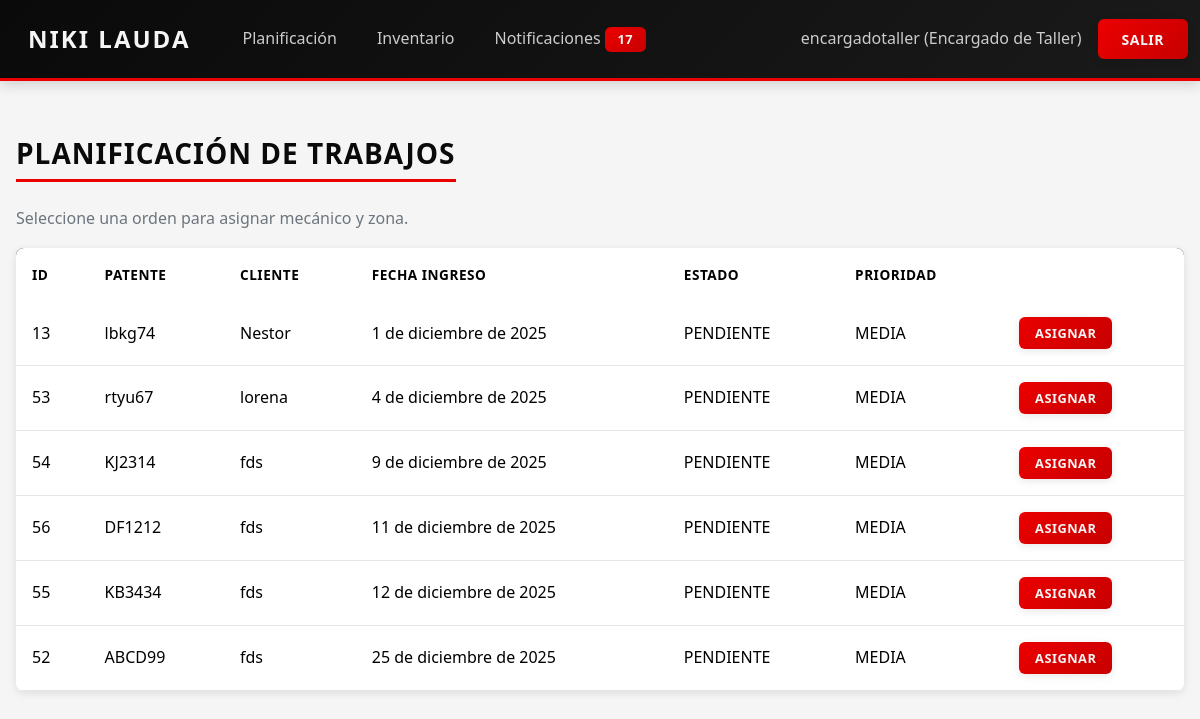
/encargado/planificacion/ (signed in), run on the app's committed database.
### core/models.py (models this page shows, shortened)
class PerfilUsuario(models.Model):
    usuario = models.OneToOneField(settings.AUTH_USER_MODEL, on_delete=models.CASCADE)
    rol = models.CharField(max_length=30, choices=RolUsuario.choices)

class OrdenTrabajo(models.Model):
    PRIORIDAD_CHOICES = [
        ("BAJA", "Baja"),
        ("MEDIA", "Media"),
        ("ALTA", "Alta"),
    ]
    cliente = models.ForeignKey(Cliente, on_delete=models.PROTECT)
    vehiculo = models.ForeignKey(Vehiculo, on_delete=models.PROTECT)
    mecanico = models.ForeignKey(Mecanico, on_delete=models.SET_NULL, null=True, blank=True)
    zona_trabajo = models.ForeignKey(ZonaTrabajo, on_delete=models.SET_NULL, null=True, blank=True)
    fecha_ingreso = models.DateField()
    fecha_estimada_entrega = models.DateField(blank=True, null=True)
    fecha_entrega_real = models.DateField(blank=True, null=True)
    motivo_ingreso = models.CharField(max_length=200)
    descripcion_problema = models.TextField()
    observaciones_iniciales = models.TextField(blank=True, null=True)
    estado = models.ForeignKey(EstadoOT, on_delete=models.PROTECT)
    prioridad = models.CharField(max_length=10, choices=PRIORIDAD_CHOICES, default="MEDIA")
    en_lista_espera = models.BooleanField(
        default=False,
        help_text="True si la OT está en lista de espera (RF11)."
    )
    creado_en = models.DateTimeField(auto_now_add=True)
    actualizado_en = models.DateTimeField(auto_now=True)

class Vehiculo(models.Model):
    cliente = models.ForeignKey(Cliente, on_delete=models.CASCADE, related_name="vehiculos")
    patente = models.CharField(max_length=10, unique=True)
    marca = models.ForeignKey(MarcaVehiculo, on_delete=models.PROTECT)
    modelo = models.ForeignKey(ModeloVehiculo, on_delete=models.PROTECT)
    anio = models.PositiveIntegerField()
    kilometraje = models.PositiveIntegerField()
    fecha_ultimo_servicio = models.DateField(blank=True, null=True)
    golpes_observados = models.TextField(blank=True, null=True)

class Cliente(models.Model):
    rut = models.CharField(max_length=12, unique=True)
    nombre = models.CharField(max_length=150)
    telefono = models.CharField(max_length=20)
    email = models.EmailField(blank=True, null=True)
    direccion = models.CharField(max_length=200, blank=True, null=True)

class EstadoOT(models.Model):
    nombre = models.CharField(max_length=50, unique=True)

### core/views.py (the view)
# urls.py: path("encargado/planificacion/", views.planificacion, name="planificacion"),
@login_required
@requiere_rol("ENCARGADO_TALLER")
def planificacion(request):
    pendientes = OrdenTrabajo.objects.filter(
        estado__nombre__in=["PENDIENTE", "EN_ESPERA"]
    ).order_by("fecha_ingreso")
    mecanicos = Mecanico.objects.all().order_by("especialidad__nombre", "nombre")
    zonas = ZonaTrabajo.objects.filter(activa=True)
    return render(request, "core/encargado/planificacion.html", {
        "pendientes": pendientes,
        "mecanicos": mecanicos,
        "zonas": zonas,
    })

### core/context_processors.py (called while the page is built)
def notificaciones(request):
    context = {
        'notif_no_leidas': 0,
    }
    if request.user.is_authenticated:
        try:
            perfil = request.user.perfilusuario
            context['notif_no_leidas'] = perfil.notificaciones_recibidas.filter(leida=False).count()
        except (PerfilUsuario.DoesNotExist, AttributeError):
            pass
    return context

### core/templates/core/encargado/planificacion.html
{% extends "core/base.html" %}
{% block content %}
<h3>Planificación de Trabajos</h3>
<p class="text-muted">Seleccione una orden para asignar mecánico y zona.</p>
<table class="table table-hover">
    <thead>
        <tr>
            <th>ID</th>
            <th>Patente</th>
            <th>Cliente</th>
            <th>Fecha ingreso</th>
            <th>Estado</th>
            <th>Prioridad</th>
            <th></th>
        </tr>
    </thead>
    <tbody>
        {% for ot in pendientes %}
        <tr>
            <td>{{ ot.id }}</td>
            <td>{{ ot.vehiculo.patente }}</td>
            <td>{{ ot.cliente.nombre }}</td>
            <td>{{ ot.fecha_ingreso }}</td>
            <td>{{ ot.estado.nombre }}</td>
            <td>{{ ot.prioridad }}</td>
            <td>
                <a href="{% url 'detalle_ot' ot.id %}" class="btn btn-primary btn-sm">
                    Asignar
                </a>
            </td>
        </tr>
        {% empty %}
        <tr>
            <td colspan="7">No hay órdenes pendientes.</td>
        </tr>
        {% endfor %}
    </tbody>
</table>
{% endblock %}

### core/templates/core/navbar.html (shortened to what this page needs)
<nav class="navbar navbar-expand-lg navbar-dark bg-dark">
    <div class="container-fluid">
        <a class="navbar-brand" href="{% url 'dashboard' %}">Niki Lauda</a>
        <ul class="navbar-nav me-auto">
            {% if user.is_authenticated and user.perfilusuario %}
                {% if user.perfilusuario.rol == "ENCARGADO_TALLER" %}
                    <li class="nav-item">
                        <a class="nav-link" href="{% url 'planificacion' %}">Planificación</a>
                    </li>
                    <li class="nav-item">
                        <a class="nav-link" href="{% url 'inventario' %}">Inventario</a>
                    </li>
                {% endif %}
                <li class="nav-item">
                    <a class="nav-link" href="{% url 'notificaciones' %}">
                        Notificaciones
                        {% if notif_no_leidas > 0 %}
                            <span class="badge bg-danger">{{ notif_no_leidas }}</span>
                        {% endif %}
                    </a>
                </li>
            {% endif %}
        </ul>
        {% if user.is_authenticated %}
            <span class="navbar-text text-white me-3">
                {{ user.username }}{% if user.perfilusuario %} ({{ user.perfilusuario.get_rol_display }}){% endif %}
            </span>
            <a class="btn btn-danger" href="{% url 'logout' %}">Salir</a>
        {% else %}
            <a class="btn btn-primary" href="{% url 'login' %}">Iniciar Sesión</a>
            <a class="btn btn-outline-light ms-2" href="{% url 'registro' %}">Registrarse</a>
        {% endif %}
    </div>
</nav>

### core/static/core/style.css (style rules this page uses)
:root { --color-negro: #0A0A0A; --color-rojo: #EB0000; --color-blanco: #F5F5F5; --color-gris: #CCCCCC; --color-gris-oscuro: #333333; --color-gris-claro: #E5E5E5; --sombra-suave: 0 2px 8px rgba(0, 0, 0, 0.1); --sombra-media: 0 4px 12px rgba(0, 0, 0, 0.15); --sombra-fuerte: 0 6px 20px rgba(235, 0, 0, 0.2); --transicion: none; }
* { margin: 0; padding: 0; box-sizing: border-box; }
body { font-family: 'Segoe UI', Tahoma, Geneva, Verdana, sans-serif; background-color: var(--color-blanco); color: var(--color-negro); line-height: 1.6; min-height: 100vh; }
.navbar { background: linear-gradient(135deg, var(--color-negro) 0%, #1a1a1a 100%) !important; border-bottom: 3px solid var(--color-rojo); box-shadow: var(--sombra-media); padding: 0.75rem 0; }
.navbar-brand { font-weight: 700; font-size: 1.5rem; color: var(--color-blanco) !important; text-transform: uppercase; letter-spacing: 2px; padding: 0.5rem 1rem; }
.nav-link { color: var(--color-gris) !important; font-weight: 500; padding: 0.5rem 1rem !important; border-radius: 4px; margin: 0 0.25rem; }
.navbar-text { color: var(--color-gris) !important; font-weight: 500; }
.badge { background-color: var(--color-rojo) !important; color: var(--color-blanco) !important; padding: 0.25rem 0.5rem; border-radius: 12px; font-size: 0.75rem; font-weight: 600; }
.btn { border-radius: 6px; font-weight: 600; padding: 0.6rem 1.5rem; border: none; text-transform: uppercase; letter-spacing: 0.5px; font-size: 0.875rem; }
.btn-primary { background: linear-gradient(135deg, var(--color-rojo) 0%, #c80000 100%); color: var(--color-blanco); box-shadow: var(--sombra-suave); }
.btn-danger { background: linear-gradient(135deg, var(--color-rojo) 0%, #c80000 100%); color: var(--color-blanco); box-shadow: var(--sombra-suave); }
.btn-sm { padding: 0.4rem 1rem; font-size: 0.8rem; }
.table { background: var(--color-blanco); border-radius: 8px; overflow: hidden; box-shadow: var(--sombra-suave); }
.table thead { background: linear-gradient(135deg, var(--color-negro) 0%, #1a1a1a 100%); color: var(--color-blanco); }
.table thead th { border: none; padding: 1rem; font-weight: 600; text-transform: uppercase; letter-spacing: 0.5px; font-size: 0.85rem; }
.table tbody tr { border-bottom: 1px solid var(--color-gris-claro); }
.table tbody td { padding: 1rem; vertical-align: middle; }
h3 { color: var(--color-negro); font-weight: 700; margin-bottom: 1.5rem; text-transform: uppercase; letter-spacing: 1px; border-bottom: 3px solid var(--color-rojo); padding-bottom: 0.5rem; display: inline-block; }
.badge { padding: 0.4rem 0.8rem; border-radius: 6px; font-weight: 600; font-size: 0.8rem; text-transform: uppercase; letter-spacing: 0.5px; }
.bg-danger { background: linear-gradient(135deg, var(--color-rojo) 0%, #c80000 100%) !important; }
.text-muted { color: #6c757d !important; }
.me-3 { margin-right: 1rem !important; }
a { color: var(--color-rojo); text-decoration: none; }

### data on the page
OrdenTrabajo: id "13", vehiculo.patente "lbkg74", cliente.nombre "Nestor", fecha_ingreso "1 de diciembre de 2025", estado.nombre "PENDIENTE", prioridad "MEDIA"
OrdenTrabajo: id "53", vehiculo.patente "rtyu67", cliente.nombre "lorena", fecha_ingreso "4 de diciembre de 2025", estado.nombre "PENDIENTE", prioridad "MEDIA"
OrdenTrabajo: id "54", vehiculo.patente "KJ2314", cliente.nombre "fds", fecha_ingreso "9 de diciembre de 2025", estado.nombre "PENDIENTE", prioridad "MEDIA"
OrdenTrabajo: id "56", vehiculo.patente "DF1212", cliente.nombre "fds", fecha_ingreso "11 de diciembre de 2025", estado.nombre "PENDIENTE", prioridad "MEDIA"
OrdenTrabajo: id "55", vehiculo.patente "KB3434", cliente.nombre "fds", fecha_ingreso "12 de diciembre de 2025", estado.nombre "PENDIENTE", prioridad "MEDIA"
OrdenTrabajo: id "52", vehiculo.patente "ABCD99", cliente.nombre "fds", fecha_ingreso "25 de diciembre de 2025", estado.nombre "PENDIENTE", prioridad "MEDIA"

### other printed values
{{ notif_no_leidas }} "17"
{{ user.username }} "encargadotaller"
{{ user.perfilusuario.get_rol_display }} "Encargado de Taller"
